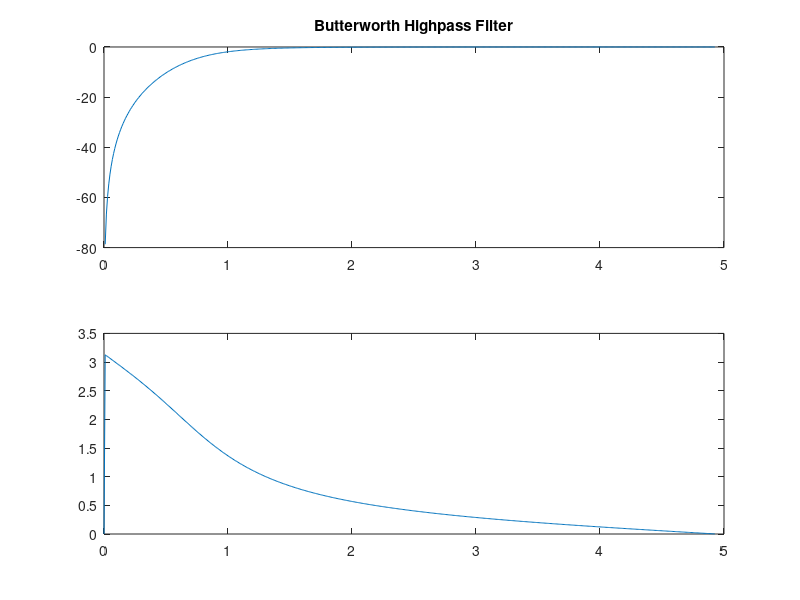

Reproduce this figure in MATLAB.
Wp = 0.2;
Ws = 0.1;
rp = 2;
rs = 10;
[n,Wn] = buttord(Wp,Ws,rp,rs);
[b,a] = butter(n,Wn,'high');
[h,w]=freqz(b,a); %frequency response
%[h,w]=freqs(b,a); %frequency response
%s and z domain
subplot(2,1,1);
plot((w/2*pi), 20*log10(abs(h)));
title(sprintf('Butterworth Highpass Filter'));
%xlabel('');
%ylabel('');
subplot(2,1,2);
plot((w/2*pi), angle(h));